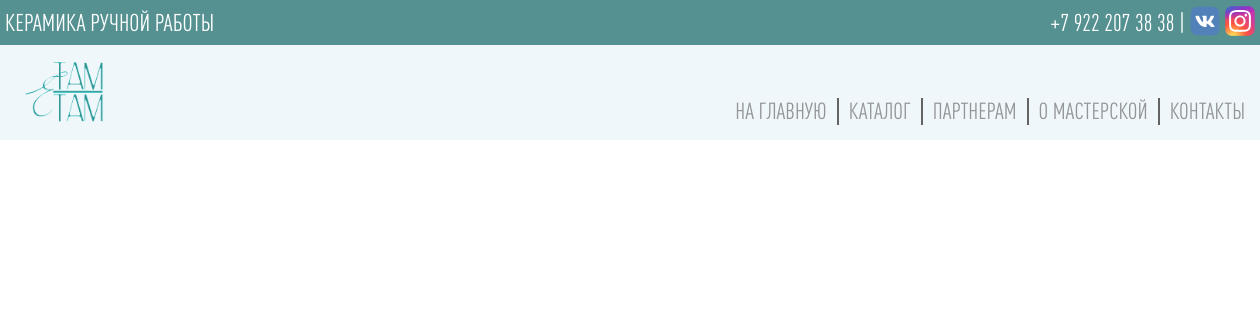
Before: /partners/ with the older database file.
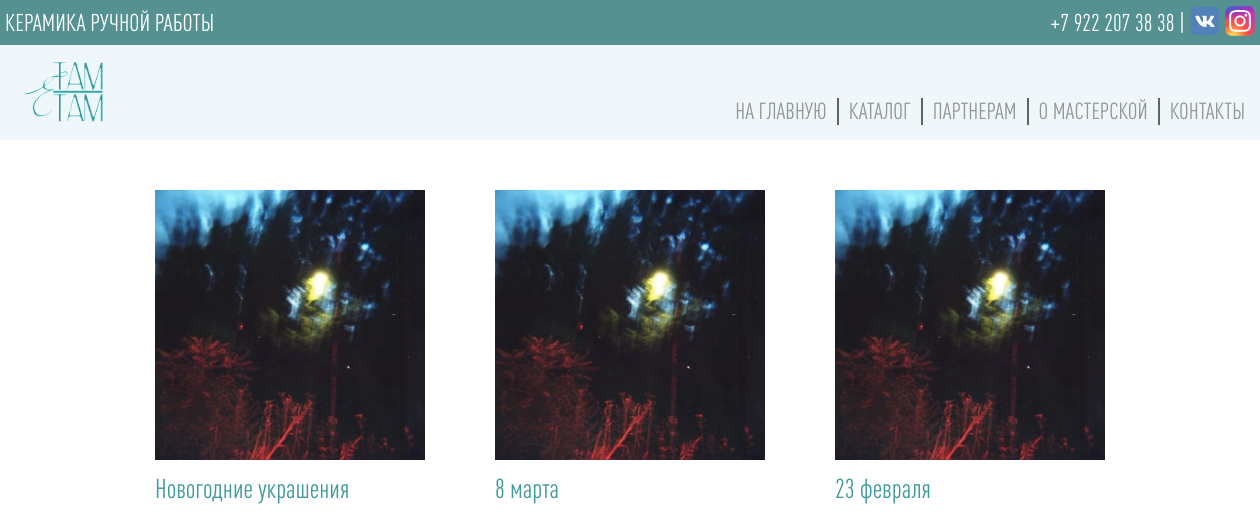
After: the same page with the newer database file.
### partners/models.py (models this page shows, shortened)
class PartnersCategory(models.Model):
    name = models.CharField(max_length=100, verbose_name='Имя категории')
    slug = models.SlugField(unique=True, verbose_name='Текст для ссылки (введите название категории на английском)')
    image = models.ImageField(upload_to='partners/images' ,verbose_name='Изображение категории', null=True)
    descriprion = models.TextField(verbose_name='Описание категории', null=True)

### partners/views.py (the view)
# urls.py: path('partners/', include('partners.urls'), name='partners')
def partners(request):
    partners_categorys = PartnersCategory.objects.order_by()
    return render(request, 'partners/partners.html', {'partners_categorys' : partners_categorys})

### cart/cart.py (called while the page is built)
    def __iter__(self):
        product_ids = self.cart.keys()
        products = Product.objects.filter(id__in=product_ids)
        cart = self.cart.copy()
        for product in products:
            cart[str(product.id)]['product'] = product
        for item in cart.values():
            item['price'] = Decimal(item['price'])
            item['total_price'] = item['price'] * item['quantity']
            yield item

### main/context_processors.py (called while the page is built)
def product_cart_context(request):
    cartForm = CartForm()
    cart = Cart(request)
    len_product = 0
    for item in cart:
        item['update_quantity_form'] = CartAddProductForm(initial={'quantity': item['quantity'],
                                                                   'update': True})
        len_product += 1
    return ({'cart' : cart, 'len_product' : len_product, 'cartForm' : cartForm})

### partners/templates/partners/partners.html
{% extends 'main/base.html' %}
{% block content %}
    <div class="container-fluid">
        <div class="catalog">
                <div class="works-main-block">
                        {% for p in partners_categorys %}
                            <div class="work-block">
                                <a href="{% url 'partners:partners_detail' p.slug %}"><img src="{{ p.image.url }}" alt="" height="270" width="270"></a>
                                <h3 class="category-name">{{ p.name }}</h3>
                            </div>
                        {% endfor %}
                </div>
            </div>
        </div>
{% endblock %}

### main/templates/main/base.html (shortened to what this page needs)
{% load static %}
<!DOCTYPE html>
<html lang="en">
<head>
    <link rel="stylesheet" href="{% static 'css/style.css'%}" type="text/css">
</head>
<body>
    <div class="top">
        <div class="container-fluid-top" id='top'>
            <div class="top-info">
                <h2 class="text-top">КЕРАМИКА РУЧНОЙ РАБОТЫ</h2>
                <div class="contacts-top">
                  <h2 class="number">+7 922 207 38 38 |</h2>
                  <a href="#" class="icon-top"><img alt="" height="30" width="30" src="{% static 'images/vk.svg'%}"></a>
                  <a href="#" class="icon-top"><img alt="" height="30" width="30" src="{% static 'images/insta.svg'%}"></a>
                </div>
            </div>
        </div>
    </div>
    <div class="top-main" id="top_nav">
      <div class="container-fluid-top">
          <div class="logo-menu">
              <a href="{% url 'home' %}"><img src="{% static 'images/log.png'%}" alt="" height="60" width="78" ></a>
              <ul class="menu">
                  <li class="">
                      <a class="menu-link"href="{% url 'home' %}">НА ГЛАВНУЮ</a>
                  </li>
                  <li class="">
                      <a class="menu-link" href="{% url 'catalog:catalog' %}">КАТАЛОГ</a>
                  </li>
                  <li class="">
                      <a class="menu-link" href="{% url 'partners:partners' %}">ПАРТНЕРАМ</a>
                  </li>
                  <li class="">
                      <a class="menu-link" href="{% url 'about' %}">О МАСТЕРСКОЙ</a>
                  </li>
                  <li class="">
                      <a class="menu-link" href="{% url 'contact' %}">КОНТАКТЫ</a>
                  </li>
              </ul>
          </div>
      </div>
    </div>
        {% block content %}
        {% endblock %}
      </body>
</html>

### static/css/style.css (style rules this page uses)
* { padding: 0; margin: 0; text-decoration: none; list-style-type: none; font-family: "DINPro-CondensedMedium"; }
.container-fluid { width: 950px; margin: 0 auto; }
.container-fluid-top { width: 1250px; margin: 0 auto; }
.top { background-color: #569192; display: flex; justify-content: center; vertical-align: middle; }
.top-info { align-items: center; height: 45px; display: flex; justify-content: space-between; color: #ffffff; }
.contacts-top { display: flex; align-items: center; }
.icon-top { margin-left: 5px; }
.number { font-weight: 550; }
.text-top { font-weight: 100; }
.logo-menu { padding-top: 7px; margin-left: 20px; display: flex; justify-content: space-between; align-items: flex-end; }
.menu { display: flex; }
.menu li { border-left: 2px solid #636363; padding-right: 10px; padding-left: 10px; }
.menu li:first-child { border-left: 0; }
.menu-link { color: #939598; font-size: 23px; }
#top_nav { position: sticky; top: 0; background-color: #F0F7FB; padding-top: 10px; padding-bottom: 15px; }
.works-main-block { padding-top: 50px; display: grid; grid-template-columns: repeat(auto-fit, 270px); grid-auto-rows: minmax(370px, auto); justify-content: space-between; }
.work-block { height: 270px; width: 270px; margin-bottom: 75px; }
.category-name { width: 270px; font-weight: 500; font-size: 27px; margin-top: 10px; color: #409a9b; }

Changed rows visible on the page:
added PartnersCategory: image (picture), name "Новогодние украшения"
added PartnersCategory: image (picture), name "8 марта"
added PartnersCategory: image (picture), name "23 февраля"
